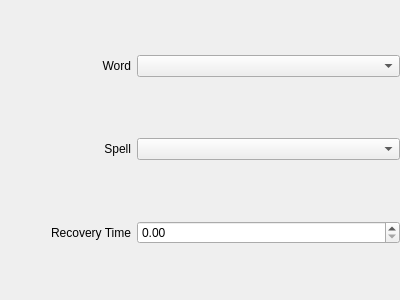
<?xml version="1.0" encoding="UTF-8"?>
<ui version="4.0">
 <class>FormShoutWordEditor</class>
 <widget class="QWidget" name="FormShoutWordEditor">
  <property name="geometry">
   <rect>
    <x>0</x>
    <y>0</y>
    <width>400</width>
    <height>300</height>
   </rect>
  </property>
  <property name="windowTitle">
   <string>Form</string>
  </property>
  <layout class="QGridLayout" name="gridLayout" columnstretch="1,2">
   <property name="leftMargin">
    <number>0</number>
   </property>
   <property name="topMargin">
    <number>0</number>
   </property>
   <property name="rightMargin">
    <number>0</number>
   </property>
   <property name="bottomMargin">
    <number>0</number>
   </property>
   <item row="0" column="0">
    <widget class="QLabel" name="label">
     <property name="text">
      <string>Word</string>
     </property>
     <property name="alignment">
      <set>Qt::AlignRight|Qt::AlignTrailing|Qt::AlignVCenter</set>
     </property>
     <property name="buddy">
      <cstring>word</cstring>
     </property>
    </widget>
   </item>
   <item row="0" column="1">
    <widget class="FormsOfTypeCombobox" name="word"/>
   </item>
   <item row="1" column="0">
    <widget class="QLabel" name="label_2">
     <property name="text">
      <string>Spell</string>
     </property>
     <property name="alignment">
      <set>Qt::AlignRight|Qt::AlignTrailing|Qt::AlignVCenter</set>
     </property>
     <property name="buddy">
      <cstring>spell</cstring>
     </property>
    </widget>
   </item>
   <item row="1" column="1">
    <widget class="FormsOfTypeCombobox" name="spell"/>
   </item>
   <item row="2" column="0">
    <widget class="QLabel" name="label_3">
     <property name="text">
      <string>Recovery Time</string>
     </property>
     <property name="alignment">
      <set>Qt::AlignRight|Qt::AlignTrailing|Qt::AlignVCenter</set>
     </property>
     <property name="buddy">
      <cstring>recoveryTime</cstring>
     </property>
    </widget>
   </item>
   <item row="2" column="1">
    <widget class="QDoubleSpinBox" name="recoveryTime"/>
   </item>
  </layout>
 </widget>
 <customwidgets>
  <customwidget>
   <class>FormsOfTypeCombobox</class>
   <extends>QComboBox</extends>
   <header>../../generic/FormsOfTypeCombobox.h</header>
  </customwidget>
 </customwidgets>
 <resources/>
 <connections/>
</ui>
